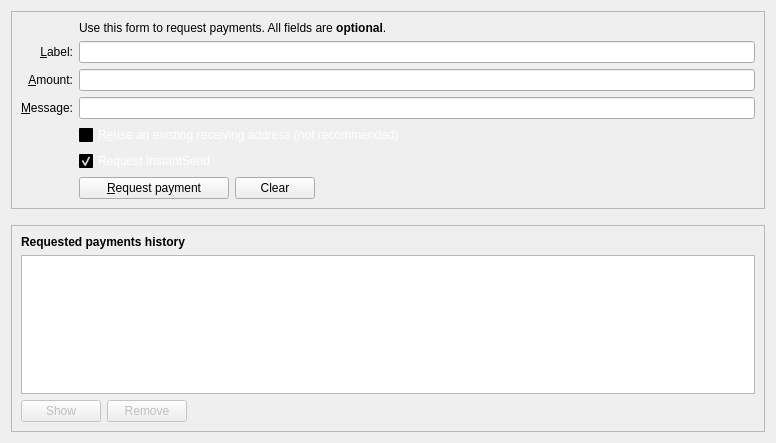
<?xml version="1.0" encoding="UTF-8"?>
<ui version="4.0">
 <class>ReceiveCoinsDialog</class>
 <widget class="QWidget" name="ReceiveCoinsDialog">
  <property name="geometry">
   <rect>
    <x>0</x>
    <y>0</y>
    <width>776</width>
    <height>443</height>
   </rect>
  </property>
  <layout class="QVBoxLayout" name="verticalLayout" stretch="0,0,1">
   <item>
    <widget class="QFrame" name="frame2">
     <property name="sizePolicy">
      <sizepolicy hsizetype="Preferred" vsizetype="Expanding">
       <horstretch>0</horstretch>
       <verstretch>0</verstretch>
      </sizepolicy>
     </property>
     <property name="frameShape">
      <enum>QFrame::StyledPanel</enum>
     </property>
     <property name="frameShadow">
      <enum>QFrame::Sunken</enum>
     </property>
     <layout class="QVBoxLayout" name="verticalLayout_3">
      <item>
       <layout class="QGridLayout" name="gridLayout">
        <item row="7" column="2">
         <widget class="QCheckBox" name="reuseAddress">
          <property name="palette">
           <palette>
            <active>
             <colorrole role="WindowText">
              <brush brushstyle="SolidPattern">
               <color alpha="255">
                <red>255</red>
                <green>255</green>
                <blue>255</blue>
               </color>
              </brush>
             </colorrole>
             <colorrole role="Button">
              <brush brushstyle="SolidPattern">
               <color alpha="255">
                <red>0</red>
                <green>0</green>
                <blue>0</blue>
               </color>
              </brush>
             </colorrole>
             <colorrole role="Light">
              <brush brushstyle="SolidPattern">
               <color alpha="255">
                <red>0</red>
                <green>0</green>
                <blue>0</blue>
               </color>
              </brush>
             </colorrole>
             <colorrole role="Midlight">
              <brush brushstyle="SolidPattern">
               <color alpha="255">
                <red>0</red>
                <green>0</green>
                <blue>0</blue>
               </color>
              </brush>
             </colorrole>
             <colorrole role="Dark">
              <brush brushstyle="SolidPattern">
               <color alpha="255">
                <red>0</red>
                <green>0</green>
                <blue>0</blue>
               </color>
              </brush>
             </colorrole>
             <colorrole role="Mid">
              <brush brushstyle="SolidPattern">
               <color alpha="255">
                <red>0</red>
                <green>0</green>
                <blue>0</blue>
               </color>
              </brush>
             </colorrole>
             <colorrole role="Text">
              <brush brushstyle="SolidPattern">
               <color alpha="255">
                <red>255</red>
                <green>255</green>
                <blue>255</blue>
               </color>
              </brush>
             </colorrole>
             <colorrole role="BrightText">
              <brush brushstyle="SolidPattern">
               <color alpha="255">
                <red>255</red>
                <green>255</green>
                <blue>255</blue>
               </color>
              </brush>
             </colorrole>
             <colorrole role="ButtonText">
              <brush brushstyle="SolidPattern">
               <color alpha="255">
                <red>255</red>
                <green>255</green>
                <blue>255</blue>
               </color>
              </brush>
             </colorrole>
             <colorrole role="Base">
              <brush brushstyle="SolidPattern">
               <color alpha="255">
                <red>0</red>
                <green>0</green>
                <blue>0</blue>
               </color>
              </brush>
             </colorrole>
             <colorrole role="Window">
              <brush brushstyle="SolidPattern">
               <color alpha="255">
                <red>0</red>
                <green>0</green>
                <blue>0</blue>
               </color>
              </brush>
             </colorrole>
             <colorrole role="Shadow">
              <brush brushstyle="SolidPattern">
               <color alpha="255">
                <red>0</red>
                <green>0</green>
                <blue>0</blue>
               </color>
              </brush>
             </colorrole>
             <colorrole role="AlternateBase">
              <brush brushstyle="SolidPattern">
               <color alpha="255">
                <red>0</red>
                <green>0</green>
                <blue>0</blue>
               </color>
              </brush>
             </colorrole>
             <colorrole role="ToolTipBase">
              <brush brushstyle="SolidPattern">
               <color alpha="255">
                <red>255</red>
                <green>255</green>
                <blue>220</blue>
               </color>
              </brush>
             </colorrole>
             <colorrole role="ToolTipText">
              <brush brushstyle="SolidPattern">
               <color alpha="255">
                <red>0</red>
                <green>0</green>
                <blue>0</blue>
               </color>
              </brush>
             </colorrole>
            </active>
            <inactive>
             <colorrole role="WindowText">
              <brush brushstyle="SolidPattern">
               <color alpha="255">
                <red>255</red>
                <green>255</green>
                <blue>255</blue>
               </color>
              </brush>
             </colorrole>
             <colorrole role="Button">
              <brush brushstyle="SolidPattern">
               <color alpha="255">
                <red>0</red>
                <green>0</green>
                <blue>0</blue>
               </color>
              </brush>
             </colorrole>
             <colorrole role="Light">
              <brush brushstyle="SolidPattern">
               <color alpha="255">
                <red>0</red>
                <green>0</green>
                <blue>0</blue>
               </color>
              </brush>
             </colorrole>
             <colorrole role="Midlight">
              <brush brushstyle="SolidPattern">
               <color alpha="255">
                <red>0</red>
                <green>0</green>
                <blue>0</blue>
               </color>
              </brush>
             </colorrole>
             <colorrole role="Dark">
              <brush brushstyle="SolidPattern">
               <color alpha="255">
                <red>0</red>
                <green>0</green>
                <blue>0</blue>
               </color>
              </brush>
             </colorrole>
             <colorrole role="Mid">
              <brush brushstyle="SolidPattern">
               <color alpha="255">
                <red>0</red>
                <green>0</green>
                <blue>0</blue>
               </color>
              </brush>
             </colorrole>
             <colorrole role="Text">
              <brush brushstyle="SolidPattern">
               <color alpha="255">
                <red>255</red>
                <green>255</green>
                <blue>255</blue>
               </color>
              </brush>
             </colorrole>
             <colorrole role="BrightText">
              <brush brushstyle="SolidPattern">
               <color alpha="255">
                <red>255</red>
                <green>255</green>
                <blue>255</blue>
               </color>
              </brush>
             </colorrole>
             <colorrole role="ButtonText">
              <brush brushstyle="SolidPattern">
               <color alpha="255">
                <red>255</red>
                <green>255</green>
                <blue>255</blue>
               </color>
              </brush>
             </colorrole>
             <colorrole role="Base">
              <brush brushstyle="SolidPattern">
               <color alpha="255">
                <red>0</red>
                <green>0</green>
                <blue>0</blue>
               </color>
              </brush>
             </colorrole>
             <colorrole role="Window">
              <brush brushstyle="SolidPattern">
               <color alpha="255">
                <red>0</red>
                <green>0</green>
                <blue>0</blue>
               </color>
              </brush>
             </colorrole>
             <colorrole role="Shadow">
              <brush brushstyle="SolidPattern">
               <color alpha="255">
                <red>0</red>
                <green>0</green>
                <blue>0</blue>
               </color>
              </brush>
             </colorrole>
             <colorrole role="AlternateBase">
              <brush brushstyle="SolidPattern">
               <color alpha="255">
                <red>0</red>
                <green>0</green>
                <blue>0</blue>
               </color>
              </brush>
             </colorrole>
             <colorrole role="ToolTipBase">
              <brush brushstyle="SolidPattern">
               <color alpha="255">
                <red>255</red>
                <green>255</green>
                <blue>220</blue>
               </color>
              </brush>
             </colorrole>
             <colorrole role="ToolTipText">
              <brush brushstyle="SolidPattern">
               <color alpha="255">
                <red>0</red>
                <green>0</green>
                <blue>0</blue>
               </color>
              </brush>
             </colorrole>
            </inactive>
            <disabled>
             <colorrole role="WindowText">
              <brush brushstyle="SolidPattern">
               <color alpha="255">
                <red>0</red>
                <green>0</green>
                <blue>0</blue>
               </color>
              </brush>
             </colorrole>
             <colorrole role="Button">
              <brush brushstyle="SolidPattern">
               <color alpha="255">
                <red>0</red>
                <green>0</green>
                <blue>0</blue>
               </color>
              </brush>
             </colorrole>
             <colorrole role="Light">
              <brush brushstyle="SolidPattern">
               <color alpha="255">
                <red>0</red>
                <green>0</green>
                <blue>0</blue>
               </color>
              </brush>
             </colorrole>
             <colorrole role="Midlight">
              <brush brushstyle="SolidPattern">
               <color alpha="255">
                <red>0</red>
                <green>0</green>
                <blue>0</blue>
               </color>
              </brush>
             </colorrole>
             <colorrole role="Dark">
              <brush brushstyle="SolidPattern">
               <color alpha="255">
                <red>0</red>
                <green>0</green>
                <blue>0</blue>
               </color>
              </brush>
             </colorrole>
             <colorrole role="Mid">
              <brush brushstyle="SolidPattern">
               <color alpha="255">
                <red>0</red>
                <green>0</green>
                <blue>0</blue>
               </color>
              </brush>
             </colorrole>
             <colorrole role="Text">
              <brush brushstyle="SolidPattern">
               <color alpha="255">
                <red>0</red>
                <green>0</green>
                <blue>0</blue>
               </color>
              </brush>
             </colorrole>
             <colorrole role="BrightText">
              <brush brushstyle="SolidPattern">
               <color alpha="255">
                <red>255</red>
                <green>255</green>
                <blue>255</blue>
               </color>
              </brush>
             </colorrole>
             <colorrole role="ButtonText">
              <brush brushstyle="SolidPattern">
               <color alpha="255">
                <red>0</red>
                <green>0</green>
                <blue>0</blue>
               </color>
              </brush>
             </colorrole>
             <colorrole role="Base">
              <brush brushstyle="SolidPattern">
               <color alpha="255">
                <red>0</red>
                <green>0</green>
                <blue>0</blue>
               </color>
              </brush>
             </colorrole>
             <colorrole role="Window">
              <brush brushstyle="SolidPattern">
               <color alpha="255">
                <red>0</red>
                <green>0</green>
                <blue>0</blue>
               </color>
              </brush>
             </colorrole>
             <colorrole role="Shadow">
              <brush brushstyle="SolidPattern">
               <color alpha="255">
                <red>0</red>
                <green>0</green>
                <blue>0</blue>
               </color>
              </brush>
             </colorrole>
             <colorrole role="AlternateBase">
              <brush brushstyle="SolidPattern">
               <color alpha="255">
                <red>0</red>
                <green>0</green>
                <blue>0</blue>
               </color>
              </brush>
             </colorrole>
             <colorrole role="ToolTipBase">
              <brush brushstyle="SolidPattern">
               <color alpha="255">
                <red>255</red>
                <green>255</green>
                <blue>220</blue>
               </color>
              </brush>
             </colorrole>
             <colorrole role="ToolTipText">
              <brush brushstyle="SolidPattern">
               <color alpha="255">
                <red>0</red>
                <green>0</green>
                <blue>0</blue>
               </color>
              </brush>
             </colorrole>
            </disabled>
           </palette>
          </property>
          <property name="toolTip">
           <string>Reuse one of the previously used receiving addresses.&lt;br&gt;Reusing addresses has security and privacy issues.&lt;br&gt;Do not use this unless re-generating a payment request made before.</string>
          </property>
          <property name="text">
           <string>R&amp;euse an existing receiving address (not recommended)</string>
          </property>
         </widget>
        </item>
        <item row="7" column="0">
         <widget class="QLabel" name="label_4">
          <property name="text">
           <string/>
          </property>
         </widget>
        </item>
        <item row="6" column="0">
         <widget class="QLabel" name="label_3">
          <property name="toolTip">
           <string>An optional message to attach to the payment request, which will be displayed when the request is opened. Note: The message will not be sent with the payment over the Credits network.</string>
          </property>
          <property name="text">
           <string>&amp;Message:</string>
          </property>
          <property name="alignment">
           <set>Qt::AlignRight|Qt::AlignTrailing|Qt::AlignVCenter</set>
          </property>
          <property name="buddy">
           <cstring>reqMessage</cstring>
          </property>
         </widget>
        </item>
        <item row="4" column="2">
         <widget class="QLineEdit" name="reqLabel">
          <property name="toolTip">
           <string>An optional label to associate with the new receiving address.</string>
          </property>
         </widget>
        </item>
        <item row="6" column="2">
         <widget class="QLineEdit" name="reqMessage">
          <property name="toolTip">
           <string>An optional message to attach to the payment request, which will be displayed when the request is opened.&lt;br&gt;Note: The message will not be sent with the payment over the Credits network.</string>
          </property>
         </widget>
        </item>
        <item row="2" column="2">
         <widget class="QLabel" name="label_5">
          <property name="text">
           <string>Use this form to request payments. All fields are &lt;b&gt;optional&lt;/b&gt;.</string>
          </property>
         </widget>
        </item>
        <item row="4" column="0">
         <widget class="QLabel" name="label_2">
          <property name="toolTip">
           <string>An optional label to associate with the new receiving address.</string>
          </property>
          <property name="text">
           <string>&amp;Label:</string>
          </property>
          <property name="alignment">
           <set>Qt::AlignRight|Qt::AlignTrailing|Qt::AlignVCenter</set>
          </property>
          <property name="buddy">
           <cstring>reqLabel</cstring>
          </property>
         </widget>
        </item>
        <item row="5" column="0">
         <widget class="QLabel" name="label">
          <property name="toolTip">
           <string>An optional amount to request. Leave this empty or zero to not request a specific amount.</string>
          </property>
          <property name="text">
           <string>&amp;Amount:</string>
          </property>
          <property name="alignment">
           <set>Qt::AlignRight|Qt::AlignTrailing|Qt::AlignVCenter</set>
          </property>
          <property name="buddy">
           <cstring>reqAmount</cstring>
          </property>
         </widget>
        </item>
        <item row="5" column="2">
         <widget class="CreditsAmountField" name="reqAmount">
          <property name="minimumSize">
           <size>
            <width>80</width>
            <height>0</height>
           </size>
          </property>
          <property name="toolTip">
           <string>An optional amount to request. Leave this empty or zero to not request a specific amount.</string>
          </property>
         </widget>
        </item>
        <item row="9" column="2">
         <layout class="QHBoxLayout" name="horizontalLayout">
          <item>
           <widget class="QPushButton" name="receiveButton">
            <property name="minimumSize">
             <size>
              <width>150</width>
              <height>0</height>
             </size>
            </property>
            <property name="text">
             <string>&amp;Request payment</string>
            </property>
           </widget>
          </item>
          <item>
           <widget class="QPushButton" name="clearButton">
            <property name="sizePolicy">
             <sizepolicy hsizetype="Minimum" vsizetype="Fixed">
              <horstretch>0</horstretch>
              <verstretch>0</verstretch>
             </sizepolicy>
            </property>
            <property name="toolTip">
             <string>Clear all fields of the form.</string>
            </property>
            <property name="text">
             <string>Clear</string>
            </property>
            <property name="autoDefault">
             <bool>false</bool>
            </property>
           </widget>
          </item>
          <item>
           <spacer name="horizontalSpacer">
            <property name="orientation">
             <enum>Qt::Horizontal</enum>
            </property>
            <property name="sizeHint" stdset="0">
             <size>
              <width>40</width>
              <height>20</height>
             </size>
            </property>
           </spacer>
          </item>
         </layout>
        </item>
        <item row="9" column="0">
         <widget class="QLabel" name="label_7">
          <property name="text">
           <string/>
          </property>
         </widget>
        </item>
        <item row="8" column="2">
         <widget class="QCheckBox" name="checkUseInstantSend">
          <property name="palette">
           <palette>
            <active>
             <colorrole role="WindowText">
              <brush brushstyle="SolidPattern">
               <color alpha="255">
                <red>255</red>
                <green>255</green>
                <blue>255</blue>
               </color>
              </brush>
             </colorrole>
             <colorrole role="Button">
              <brush brushstyle="SolidPattern">
               <color alpha="255">
                <red>0</red>
                <green>0</green>
                <blue>0</blue>
               </color>
              </brush>
             </colorrole>
             <colorrole role="Light">
              <brush brushstyle="SolidPattern">
               <color alpha="255">
                <red>0</red>
                <green>0</green>
                <blue>0</blue>
               </color>
              </brush>
             </colorrole>
             <colorrole role="Midlight">
              <brush brushstyle="SolidPattern">
               <color alpha="255">
                <red>0</red>
                <green>0</green>
                <blue>0</blue>
               </color>
              </brush>
             </colorrole>
             <colorrole role="Dark">
              <brush brushstyle="SolidPattern">
               <color alpha="255">
                <red>0</red>
                <green>0</green>
                <blue>0</blue>
               </color>
              </brush>
             </colorrole>
             <colorrole role="Mid">
              <brush brushstyle="SolidPattern">
               <color alpha="255">
                <red>0</red>
                <green>0</green>
                <blue>0</blue>
               </color>
              </brush>
             </colorrole>
             <colorrole role="Text">
              <brush brushstyle="SolidPattern">
               <color alpha="255">
                <red>255</red>
                <green>255</green>
                <blue>255</blue>
               </color>
              </brush>
             </colorrole>
             <colorrole role="BrightText">
              <brush brushstyle="SolidPattern">
               <color alpha="255">
                <red>255</red>
                <green>255</green>
                <blue>255</blue>
               </color>
              </brush>
             </colorrole>
             <colorrole role="ButtonText">
              <brush brushstyle="SolidPattern">
               <color alpha="255">
                <red>255</red>
                <green>255</green>
                <blue>255</blue>
               </color>
              </brush>
             </colorrole>
             <colorrole role="Base">
              <brush brushstyle="SolidPattern">
               <color alpha="255">
                <red>0</red>
                <green>0</green>
                <blue>0</blue>
               </color>
              </brush>
             </colorrole>
             <colorrole role="Window">
              <brush brushstyle="SolidPattern">
               <color alpha="255">
                <red>0</red>
                <green>0</green>
                <blue>0</blue>
               </color>
              </brush>
             </colorrole>
             <colorrole role="Shadow">
              <brush brushstyle="SolidPattern">
               <color alpha="255">
                <red>0</red>
                <green>0</green>
                <blue>0</blue>
               </color>
              </brush>
             </colorrole>
             <colorrole role="AlternateBase">
              <brush brushstyle="SolidPattern">
               <color alpha="255">
                <red>0</red>
                <green>0</green>
                <blue>0</blue>
               </color>
              </brush>
             </colorrole>
             <colorrole role="ToolTipBase">
              <brush brushstyle="SolidPattern">
               <color alpha="255">
                <red>255</red>
                <green>255</green>
                <blue>220</blue>
               </color>
              </brush>
             </colorrole>
             <colorrole role="ToolTipText">
              <brush brushstyle="SolidPattern">
               <color alpha="255">
                <red>0</red>
                <green>0</green>
                <blue>0</blue>
               </color>
              </brush>
             </colorrole>
            </active>
            <inactive>
             <colorrole role="WindowText">
              <brush brushstyle="SolidPattern">
               <color alpha="255">
                <red>255</red>
                <green>255</green>
                <blue>255</blue>
               </color>
              </brush>
             </colorrole>
             <colorrole role="Button">
              <brush brushstyle="SolidPattern">
               <color alpha="255">
                <red>0</red>
                <green>0</green>
                <blue>0</blue>
               </color>
              </brush>
             </colorrole>
             <colorrole role="Light">
              <brush brushstyle="SolidPattern">
               <color alpha="255">
                <red>0</red>
                <green>0</green>
                <blue>0</blue>
               </color>
              </brush>
             </colorrole>
             <colorrole role="Midlight">
              <brush brushstyle="SolidPattern">
               <color alpha="255">
                <red>0</red>
                <green>0</green>
                <blue>0</blue>
               </color>
              </brush>
             </colorrole>
             <colorrole role="Dark">
              <brush brushstyle="SolidPattern">
               <color alpha="255">
                <red>0</red>
                <green>0</green>
                <blue>0</blue>
               </color>
              </brush>
             </colorrole>
             <colorrole role="Mid">
              <brush brushstyle="SolidPattern">
               <color alpha="255">
                <red>0</red>
                <green>0</green>
                <blue>0</blue>
               </color>
              </brush>
             </colorrole>
             <colorrole role="Text">
              <brush brushstyle="SolidPattern">
               <color alpha="255">
                <red>255</red>
                <green>255</green>
                <blue>255</blue>
               </color>
              </brush>
             </colorrole>
             <colorrole role="BrightText">
              <brush brushstyle="SolidPattern">
               <color alpha="255">
                <red>255</red>
                <green>255</green>
                <blue>255</blue>
               </color>
              </brush>
             </colorrole>
             <colorrole role="ButtonText">
              <brush brushstyle="SolidPattern">
               <color alpha="255">
                <red>255</red>
                <green>255</green>
                <blue>255</blue>
               </color>
              </brush>
             </colorrole>
             <colorrole role="Base">
              <brush brushstyle="SolidPattern">
               <color alpha="255">
                <red>0</red>
                <green>0</green>
                <blue>0</blue>
               </color>
              </brush>
             </colorrole>
             <colorrole role="Window">
              <brush brushstyle="SolidPattern">
               <color alpha="255">
                <red>0</red>
                <green>0</green>
                <blue>0</blue>
               </color>
              </brush>
             </colorrole>
             <colorrole role="Shadow">
              <brush brushstyle="SolidPattern">
               <color alpha="255">
                <red>0</red>
                <green>0</green>
                <blue>0</blue>
               </color>
              </brush>
             </colorrole>
             <colorrole role="AlternateBase">
              <brush brushstyle="SolidPattern">
               <color alpha="255">
                <red>0</red>
                <green>0</green>
                <blue>0</blue>
               </color>
              </brush>
             </colorrole>
             <colorrole role="ToolTipBase">
              <brush brushstyle="SolidPattern">
               <color alpha="255">
                <red>255</red>
                <green>255</green>
                <blue>220</blue>
               </color>
              </brush>
             </colorrole>
             <colorrole role="ToolTipText">
              <brush brushstyle="SolidPattern">
               <color alpha="255">
                <red>0</red>
                <green>0</green>
                <blue>0</blue>
               </color>
              </brush>
             </colorrole>
            </inactive>
            <disabled>
             <colorrole role="WindowText">
              <brush brushstyle="SolidPattern">
               <color alpha="255">
                <red>0</red>
                <green>0</green>
                <blue>0</blue>
               </color>
              </brush>
             </colorrole>
             <colorrole role="Button">
              <brush brushstyle="SolidPattern">
               <color alpha="255">
                <red>0</red>
                <green>0</green>
                <blue>0</blue>
               </color>
              </brush>
             </colorrole>
             <colorrole role="Light">
              <brush brushstyle="SolidPattern">
               <color alpha="255">
                <red>0</red>
                <green>0</green>
                <blue>0</blue>
               </color>
              </brush>
             </colorrole>
             <colorrole role="Midlight">
              <brush brushstyle="SolidPattern">
               <color alpha="255">
                <red>0</red>
                <green>0</green>
                <blue>0</blue>
               </color>
              </brush>
             </colorrole>
             <colorrole role="Dark">
              <brush brushstyle="SolidPattern">
               <color alpha="255">
                <red>0</red>
                <green>0</green>
                <blue>0</blue>
               </color>
              </brush>
             </colorrole>
             <colorrole role="Mid">
              <brush brushstyle="SolidPattern">
               <color alpha="255">
                <red>0</red>
                <green>0</green>
                <blue>0</blue>
               </color>
              </brush>
             </colorrole>
             <colorrole role="Text">
              <brush brushstyle="SolidPattern">
               <color alpha="255">
                <red>0</red>
                <green>0</green>
                <blue>0</blue>
               </color>
              </brush>
             </colorrole>
             <colorrole role="BrightText">
              <brush brushstyle="SolidPattern">
               <color alpha="255">
                <red>255</red>
                <green>255</green>
                <blue>255</blue>
               </color>
              </brush>
             </colorrole>
             <colorrole role="ButtonText">
              <brush brushstyle="SolidPattern">
               <color alpha="255">
                <red>0</red>
                <green>0</green>
                <blue>0</blue>
               </color>
              </brush>
             </colorrole>
             <colorrole role="Base">
              <brush brushstyle="SolidPattern">
               <color alpha="255">
                <red>0</red>
                <green>0</green>
                <blue>0</blue>
               </color>
              </brush>
             </colorrole>
             <colorrole role="Window">
              <brush brushstyle="SolidPattern">
               <color alpha="255">
                <red>0</red>
                <green>0</green>
                <blue>0</blue>
               </color>
              </brush>
             </colorrole>
             <colorrole role="Shadow">
              <brush brushstyle="SolidPattern">
               <color alpha="255">
                <red>0</red>
                <green>0</green>
                <blue>0</blue>
               </color>
              </brush>
             </colorrole>
             <colorrole role="AlternateBase">
              <brush brushstyle="SolidPattern">
               <color alpha="255">
                <red>0</red>
                <green>0</green>
                <blue>0</blue>
               </color>
              </brush>
             </colorrole>
             <colorrole role="ToolTipBase">
              <brush brushstyle="SolidPattern">
               <color alpha="255">
                <red>255</red>
                <green>255</green>
                <blue>220</blue>
               </color>
              </brush>
             </colorrole>
             <colorrole role="ToolTipText">
              <brush brushstyle="SolidPattern">
               <color alpha="255">
                <red>0</red>
                <green>0</green>
                <blue>0</blue>
               </color>
              </brush>
             </colorrole>
            </disabled>
           </palette>
          </property>
          <property name="text">
           <string>Request InstantSend</string>
          </property>
          <property name="checked">
           <bool>true</bool>
          </property>
         </widget>
        </item>
       </layout>
      </item>
     </layout>
    </widget>
   </item>
   <item>
    <spacer name="verticalSpacer_2">
     <property name="orientation">
      <enum>Qt::Vertical</enum>
     </property>
     <property name="sizeHint" stdset="0">
      <size>
       <width>20</width>
       <height>10</height>
      </size>
     </property>
    </spacer>
   </item>
   <item>
    <widget class="QFrame" name="frame">
     <property name="sizePolicy">
      <sizepolicy hsizetype="Preferred" vsizetype="Expanding">
       <horstretch>0</horstretch>
       <verstretch>0</verstretch>
      </sizepolicy>
     </property>
     <property name="frameShape">
      <enum>QFrame::StyledPanel</enum>
     </property>
     <property name="frameShadow">
      <enum>QFrame::Raised</enum>
     </property>
     <layout class="QVBoxLayout" name="verticalLayout_2">
      <item>
       <widget class="QLabel" name="label_6">
        <property name="font">
         <font>
          <weight>75</weight>
          <bold>true</bold>
         </font>
        </property>
        <property name="text">
         <string>Requested payments history</string>
        </property>
       </widget>
      </item>
      <item>
       <widget class="QTableView" name="recentRequestsView">
        <property name="contextMenuPolicy">
         <enum>Qt::CustomContextMenu</enum>
        </property>
        <property name="tabKeyNavigation">
         <bool>false</bool>
        </property>
        <property name="sortingEnabled">
         <bool>true</bool>
        </property>
       </widget>
      </item>
      <item>
       <layout class="QHBoxLayout" name="horizontalLayout_2">
        <item>
         <widget class="QPushButton" name="showRequestButton">
          <property name="enabled">
           <bool>false</bool>
          </property>
          <property name="toolTip">
           <string>Show the selected request (does the same as double clicking an entry)</string>
          </property>
          <property name="text">
           <string>Show</string>
          </property>
          <property name="autoDefault">
           <bool>false</bool>
          </property>
         </widget>
        </item>
        <item>
         <widget class="QPushButton" name="removeRequestButton">
          <property name="enabled">
           <bool>false</bool>
          </property>
          <property name="toolTip">
           <string>Remove the selected entries from the list</string>
          </property>
          <property name="text">
           <string>Remove</string>
          </property>
          <property name="autoDefault">
           <bool>false</bool>
          </property>
         </widget>
        </item>
        <item>
         <spacer name="horizontalSpacer_2">
          <property name="orientation">
           <enum>Qt::Horizontal</enum>
          </property>
          <property name="sizeHint" stdset="0">
           <size>
            <width>40</width>
            <height>20</height>
           </size>
          </property>
         </spacer>
        </item>
       </layout>
      </item>
     </layout>
    </widget>
   </item>
  </layout>
 </widget>
 <customwidgets>
  <customwidget>
   <class>CreditsAmountField</class>
   <extends>QLineEdit</extends>
   <header>creditsamountfield.h</header>
   <container>1</container>
  </customwidget>
 </customwidgets>
 <tabstops>
  <tabstop>reqLabel</tabstop>
  <tabstop>reqAmount</tabstop>
  <tabstop>reqMessage</tabstop>
  <tabstop>reuseAddress</tabstop>
  <tabstop>receiveButton</tabstop>
  <tabstop>clearButton</tabstop>
  <tabstop>recentRequestsView</tabstop>
  <tabstop>showRequestButton</tabstop>
  <tabstop>removeRequestButton</tabstop>
 </tabstops>
 <resources>
  <include location="../credits.qrc"/>
 </resources>
 <connections/>
</ui>
